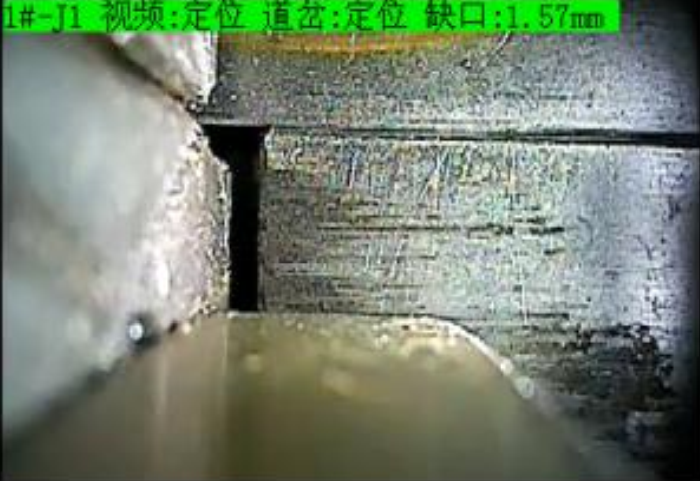
//> input picture cmake-build-debug/test.png, 700 x 481 px
$ ./HoughLinesP_whole   (built with g++ and OpenCV 4)
//> lines starting //> are read from the running program, lines starting //| are printed output that depends on the picture; after the words box and inside, x2 and y2 are one past the last pixel; in counts of white or black regions, pixels touching at a corner belong together
#include "opencv2/features2d/features2d.hpp"
#include "opencv2/highgui/highgui.hpp"
#include "opencv2/imgproc.hpp"

#include <iostream>
#include <vector>
#include <algorithm>

using namespace cv;

// 标定点
#define MID_POINT_X     245
#define MID_POINT_Y     250

int main() {
    Mat srcImage = imread("test.png");
//> srcImage is the input picture: 481 rows x 700 cols, CV_8UC3; mean B, G, R 112.7, 132.5, 117.5
    imshow("1. srcImage", srcImage);

    // 转为灰度图并进行图像平滑
    Mat grayImage;
    cvtColor(srcImage, grayImage, COLOR_BGR2GRAY);
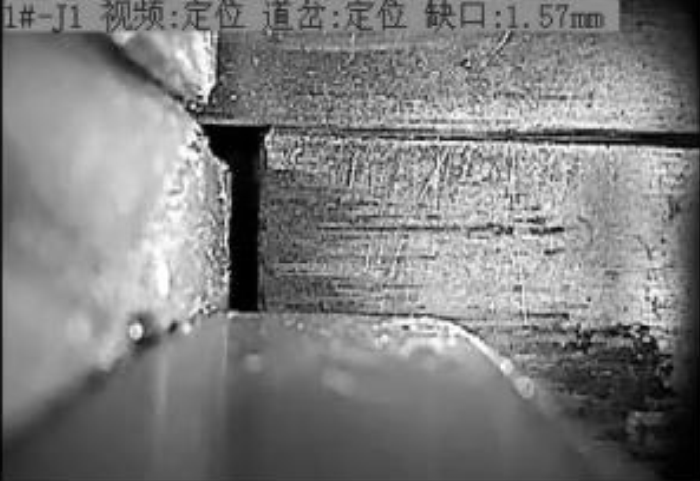
//> grayImage: 481 rows x 700 cols, CV_8UC1; min 0, max 255, mean 125.8
    GaussianBlur(grayImage, grayImage, Size(9, 9), 2, 2);
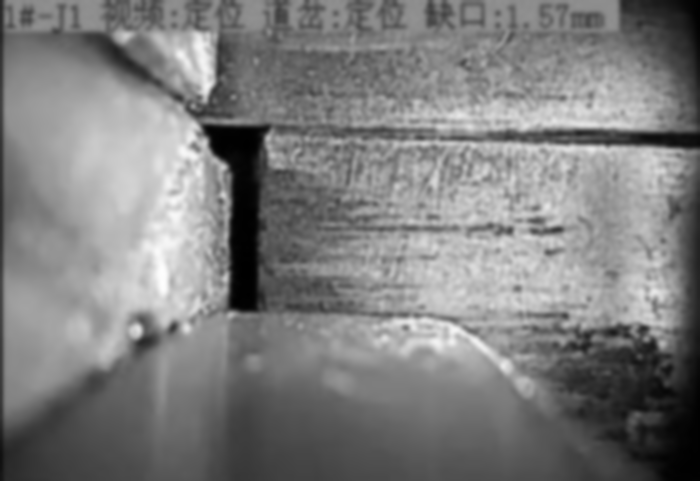
//> grayImage: 481 rows x 700 cols, CV_8UC1; min 0, max 253, mean 125.8
    imshow("2. grayImage", grayImage);

    // 边缘检测
    Mat cannyImage;
    Canny(grayImage, cannyImage, 100, 100, 3);
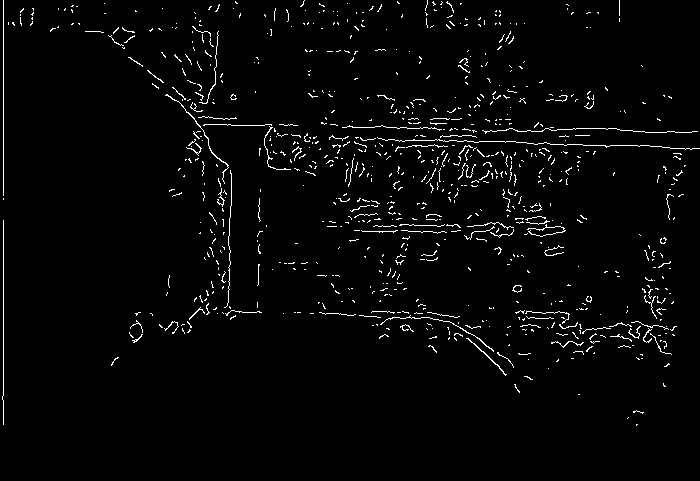
//> cannyImage: 481 rows x 700 cols, CV_8UC1; 2.5% white in thin lines or dots, all inside (x1, y1, x2, y2) = (2, 0, 700, 426)
    imshow("3. cannyImage", cannyImage);

    // 霍夫线变换
    std::vector<Vec4i> lines;
    HoughLinesP(cannyImage, lines, 1, CV_PI, 10, 10, 50);
//> lines = 415 lines (x1, y1, x2, y2), first 8: [3, 424, 3, 0], [426, 24, 426, 5], [229, 312, 229, 218], [510, 259, 510, 23], [432, 347, 432, 313], [561, 345, 561, 90], [665, 386, 665, 238], [223, 313, 223, 119]

    //// 找离参照点左右分别最近的竖线
    // x轴位置排序
    std::sort(lines.begin(), lines.end(), [](Vec4i v1, Vec4i v2) {
        return v1[0] < v2[0];
    });
//> lines = 415 items, first 8: [3, 424, 3, 0], [20, 23, 20, 11], [32, 23, 32, 8], [136, 341, 136, 313], [168, 327, 168, 278], [169, 326, 169, 275], [172, 333, 172, 321], [176, 100, 176, 23]

    // 检测线段是否满足要求
    auto isUsefulLine = [](Vec4i l) {
        auto y1 = l[3];
        auto y2 = l[1];

        return y1 < MID_POINT_Y && y2 > MID_POINT_Y;
    };

    // 找出左右相邻
    {
        int left = 0;
        int right = 0;
        for (auto l : lines) {
            // 过滤不符合要求的线段
            if (!isUsefulLine(l)) continue;

            auto x = l[0];
            if (x < MID_POINT_X) left = x;
            if (x > MID_POINT_X) {
                right = x;
                break;
            }
        }
//> this loop made 62 passes
//> (l, x, left) on passes 1, 40, 41, 45, 51, 52, 53, 54, 55, 58, 59, 60: ([3, 424, 3, 0], 3, 3), ([212, 293, 212, 215], 212, 212), ([213, 309, 213, 217], 213, 213), ([216, 308, 216, 222], 216, 216), ([220, 251, 220, 76], 220, 220), ([221, 280, 221, 74], 221, 221), ([222, 312, 222, 73], 222, 222), ([223, 313, 223, 119], 223, 223), ([224, 307, 224, 119], 224, 224), ([228, 313, 228, 236], 228, 228), ([229, 312, 229, 218], 229, 229), ([230, 319, 230, 97], 230, 230)
//> (x, right) on pass 62: (257, 257)
        if (left == 0 || right == 0) {
            printf("find error!\n");
        } else {
            printf("find: x-left: %d, x-right: %d, distance: %d\n", left, right, right - left);
//| find: x-left: 230, x-right: 257, distance: 27
        }
    }

    //// 可视化效果
    Mat outImage = srcImage.clone();
    // 绘制预设点
    circle(outImage, Point(MID_POINT_X, MID_POINT_Y), 5, Scalar(255,255,255), -1);
//> outImage: 481 rows x 700 cols, CV_8UC3; 81 pixels changed, all inside (x1, y1, x2, y2) = (240, 245, 251, 256)
    // 在图中绘制出每条线段
    for (auto l : lines) {
        //printf("%s: x: %d, y: %d x2: %d, y2: %d\n", isUsefulLine(l) ? "Good:" : "Bad:", l[0], l[1], l[2], l[3]);

        Scalar greenColor = Scalar(0,255,0);
        Scalar redColor = Scalar(0,0,255);
        line(outImage, Point(l[0], l[1]), Point(l[2], l[3]), isUsefulLine(l) ? greenColor : redColor, 1, LINE_AA);
    }
//> this loop made 415 passes
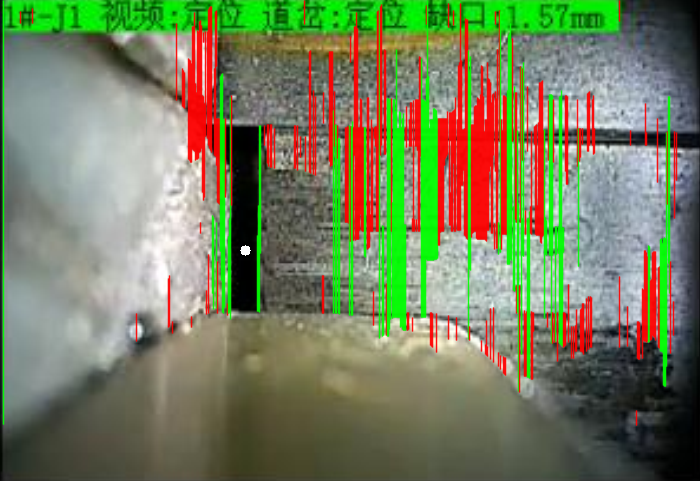
//> outImage: 481 rows x 700 cols, CV_8UC3; mean B, G, R 93.7, 127.3, 118.1
    imshow("4. lineImage", outImage);

    waitKey(0);
    return 0;
}
